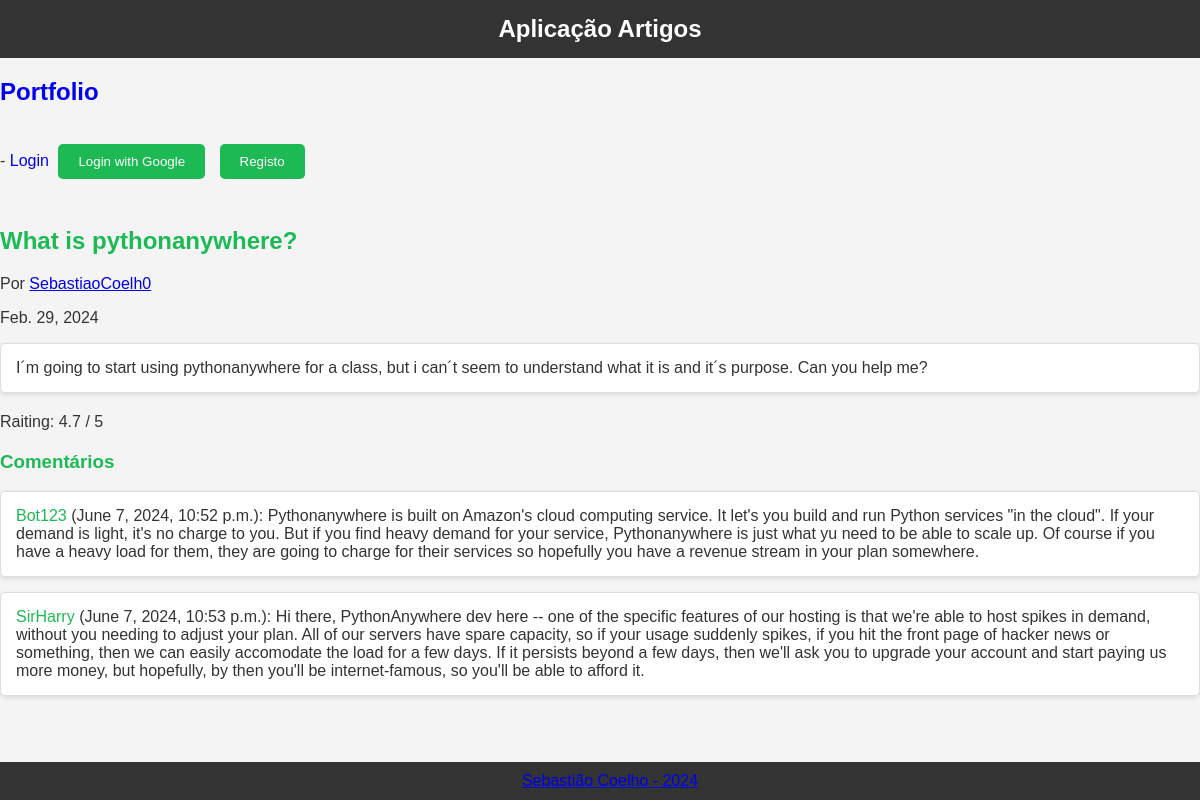
The page /artigos/artigo/1/ on the database its author committed.
### artigos/models.py (models this page shows, shortened)
class Artigo(models.Model):
    autor = models.ForeignKey(Utilizador, on_delete=models.CASCADE)
    titulo = models.CharField(max_length=100)
    conteudo = models.TextField()
    data_publicacao = models.DateField()
    media_ratings = models.FloatField(default=0)

class Utilizador(models.Model):
    username = models.CharField(max_length=100, unique=True)
    user = models.OneToOneField(User, on_delete=models.CASCADE, null=True)

class Comentario(models.Model):
    artigo = models.ForeignKey(Artigo, on_delete=models.CASCADE)
    utilizador = models.ForeignKey(Utilizador, on_delete=models.CASCADE)
    conteudo = models.TextField()
    data_comentario = models.DateTimeField(auto_now_add=True)

### artigos/views.py (the view)
# urls.py: path('artigo/<int:artigo_id>/', views.artigo_view, name='artigo'),
def artigo_view(request, artigo_id):
    artigo = Artigo.objects.get(id=artigo_id)
    comentarios = Comentario.objects.filter(artigo=artigo).order_by('data_comentario')
    context = {
        'artigo': artigo,
        'comentarios': comentarios
    }
    return render(request, 'artigos/artigo.html', context)

### artigos/templates/artigos/artigo.html (shortened to what this page needs)
{% extends 'artigos/layout.html' %}
{% block content %}
    <h2>{{ artigo.titulo }}</h2>
    <p>Por <a href="{% url 'artigos:autor' artigo.autor.id %}">{{ artigo.autor.username }}</a></p>
    <p>{{ artigo.data_publicacao }}</p>
    <div>{{ artigo.conteudo }}</div>
    <p>Raiting: {{ artigo.media_ratings }} / 5</p>
    <h3>Comentários</h3>
    <ul>
        {% for comentario in comentarios %}
            <li>
                <a href="{% url 'artigos:autor' comentario.utilizador.id %}">{{ comentario.utilizador.username }}</a>
                ({{ comentario.data_comentario }}): {{ comentario.conteudo }}
            </li>
        {% endfor %}
    </ul>
{% endblock %}

### static/artigos/estilos.css (style rules this page uses)
body { font-family: Arial, sans-serif; background-color: #f4f4f4; color: #333; margin: 0; padding: 0; }
ul { list-style: none; padding: 0; margin: 0; }
li { background: #fff; border: 1px solid #ddd; margin-bottom: 10px; padding: 15px; border-radius: 5px; box-shadow: 0 2px 5px rgba(0,0,0,0.1); }
li a { color: #1DB954; text-decoration: none; }
h2, h3 { color: #1DB954; }
div { background: #fff; padding: 15px; border: 1px solid #ddd; border-radius: 5px; margin-bottom: 20px; box-shadow: 0 2px 5px rgba(0,0,0,0.1); }
h3 { margin-top: 20px; }
li { margin-bottom: 15px; }

### rows shown on the page
Artigo: titulo "What is pythonanywhere?", autor.username "SebastiaoCoelh0", data_publicacao "Feb. 29, 2024", conteudo "I´m going to start using pythonanywhere for a class, but i can´t seem to understand what it is and it´s purpose. Can you help me?", media_ratings "4.7"
Comentario: utilizador.username "Bot123", data_comentario "June 7, 2024, 10:52 p.m.", conteudo "Pythonanywhere is built on Amazon's cloud computing service. It let's you build and run Python services \"in the cloud\". If your demand is light, it's no charge to you. But if you find heavy demand for your service, Pythonanywhere is just what yu need to be able to scale up. Of course if you have a heavy load for them, they are going to charge for their services so hopefully you have a revenue stream in your plan somewhere."
Comentario: utilizador.username "SirHarry", data_comentario "June 7, 2024, 10:53 p.m.", conteudo "Hi there, PythonAnywhere dev here -- one of the specific features of our hosting is that we're able to host spikes in demand, without you needing to adjust your plan. All of our servers have spare capacity, so if your usage suddenly spikes, if you hit the front page of hacker news or something, then we can easily accomodate the load for a few days. If it persists beyond a few days, then we'll ask you to upgrade your account and start paying us more money, but hopefully, by then you'll be internet-famous, so you'll be able to afford it."
